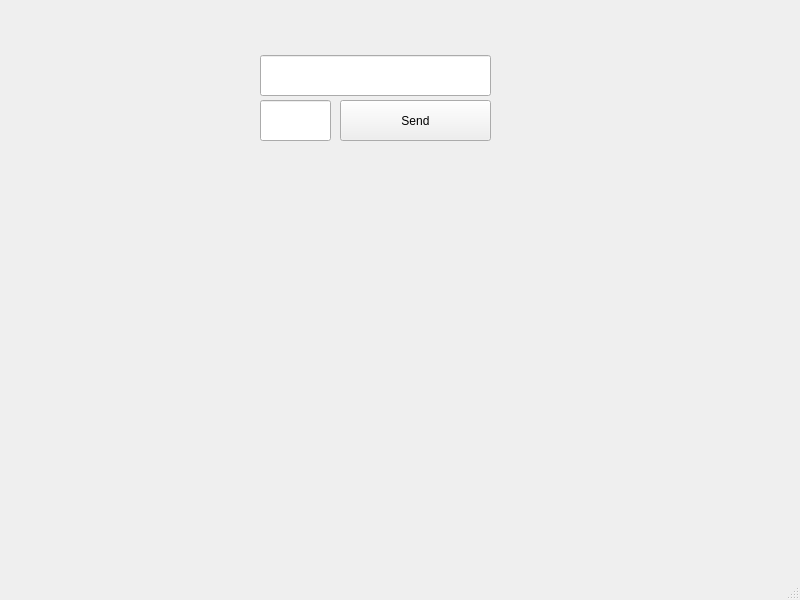
<?xml version="1.0" encoding="UTF-8"?>
<ui version="4.0">
 <class>MainWindow</class>
 <widget class="QMainWindow" name="MainWindow">
  <property name="geometry">
   <rect>
    <x>0</x>
    <y>0</y>
    <width>800</width>
    <height>600</height>
   </rect>
  </property>
  <property name="windowTitle">
   <string>MainWindow</string>
  </property>
  <widget class="QWidget" name="centralwidget">
   <widget class="QPushButton" name="send">
    <property name="geometry">
     <rect>
      <x>340</x>
      <y>100</y>
      <width>151</width>
      <height>41</height>
     </rect>
    </property>
    <property name="text">
     <string>Send</string>
    </property>
   </widget>
   <widget class="QLineEdit" name="func">
    <property name="geometry">
     <rect>
      <x>260</x>
      <y>55</y>
      <width>231</width>
      <height>41</height>
     </rect>
    </property>
    <property name="text">
     <string/>
    </property>
   </widget>
   <widget class="QLineEdit" name="x0">
    <property name="geometry">
     <rect>
      <x>260</x>
      <y>100</y>
      <width>71</width>
      <height>41</height>
     </rect>
    </property>
   </widget>
   <widget class="QLabel" name="answer">
    <property name="geometry">
     <rect>
      <x>260</x>
      <y>167</y>
      <width>231</width>
      <height>41</height>
     </rect>
    </property>
    <property name="text">
     <string/>
    </property>
   </widget>
  </widget>
  <widget class="QStatusBar" name="statusbar"/>
 </widget>
 <resources/>
 <connections/>
</ui>
